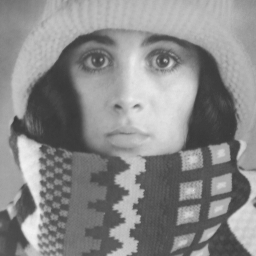
#> input picture SIP/ass7/trui.png, 256 x 256 px
$ python q1.py
#> lines starting #> are read from the running program, lines starting #| are printed output that depends on the picture
#!/usr/bin/env python3

"""
############################################################

Assignment 7 - Group

############################################################
"""
import numpy as np
from scipy.fftpack import fft2, fftshift, ifft2, ifftshift
from scipy.ndimage import gaussian_filter
from skimage import color
from skimage import io
import matplotlib.pyplot as plt

f = np.array(color.rgb2gray(io.imread('trui.png').astype(float)))
#> f: shape (256, 256) float64; min 56, max 241, mean 137.7
noise = np.random.normal(0, 1, f.shape)
noise.clip(0, 1)
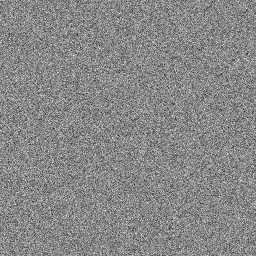
#> noise: shape (256, 256) float64; min -4.85, max 4.24, mean -0.00378; drawn with min black and max white
#kernel = gaussian_filter(np.zeros((5, 5)), 1) / 50
kernel = np.ones((1, 1))
kernel = np.zeros((5, 5))
kernel.fill(1/25)
print(kernel.shape)


def degrade(kernel, image, image_noise):
  f = image
  (rows, columns) = f.shape
  (height, width) = kernel.shape
  f_fft = fft2(f)
  k_fft = fft2(kernel, shape = f.shape)
  i_fft = fft2(image_noise, shape = f.shape)
  result = ifft2((f_fft * k_fft) + i_fft)
  return result
  #return result[height - 1: rows - height + 1, width - 1:columns - width + 1]

def degrade(kernel, image, image_noise):
  f = image
  f_fft = fft2(f)
  k_fft = fft2(kernel, shape = f.shape)
  i_fft = fft2(image_noise, shape = f.shape)
  result = ifft2((f_fft * k_fft) + i_fft)
  return result


def inverse_filter(kernel, degraded_image, n):
#> called with kernel = array of shape (5, 5), degraded_image = array of shape (256, 256), n = 0.001
  g = degraded_image
  h = kernel
  (rows, columns) = g.shape
#> rows = 256; columns = 256
  (height, width) = kernel.shape
  g_fft = fft2(g)
  h_fft = fft2(kernel, g_fft.shape)
  f_fft = g_fft / h_fft
  f_fft = np.clip(f_fft, n, np.max(f_fft))
  result = ifft2(f_fft)
  return result
  #return result[height - 1: rows - height + 1, width - 1:columns - width + 1]


def weiner_filter(kernel, degraded_image, K):
  g = degraded_image
  h = kernel
  G = fft2(g)
  H = fft2(kernel, G.shape)
  result = (1 / H) * G * np.square(np.absolute(H)) / (np.square(np.absolute(H)) + K)
  return ifft2(result)


degraded_image = (degrade(kernel, f, noise))
#degraded_image = (degrade(kernel, f, np.zeros(f.shape)))
restored_image = inverse_filter(kernel, degraded_image, .001)
#restored_image = (weiner_filter(kernel, degraded_image,0))
fig, ax = plt.subplots(1, 3)

ax[0].imshow(np.abs(degrade(kernel, f, noise)), vmin = 0, vmax = 255, cmap = 'gray')
ax[1].imshow(np.abs(restored_image), vmin = 0, vmax = 255, cmap = 'gray')
ax[2].imshow(f, vmin = 0, vmax = 255, cmap = 'gray')
plt.show()
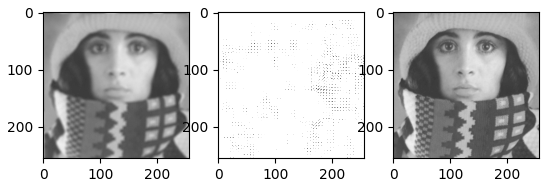
#> figure drawn by matplotlib, 3 panels
